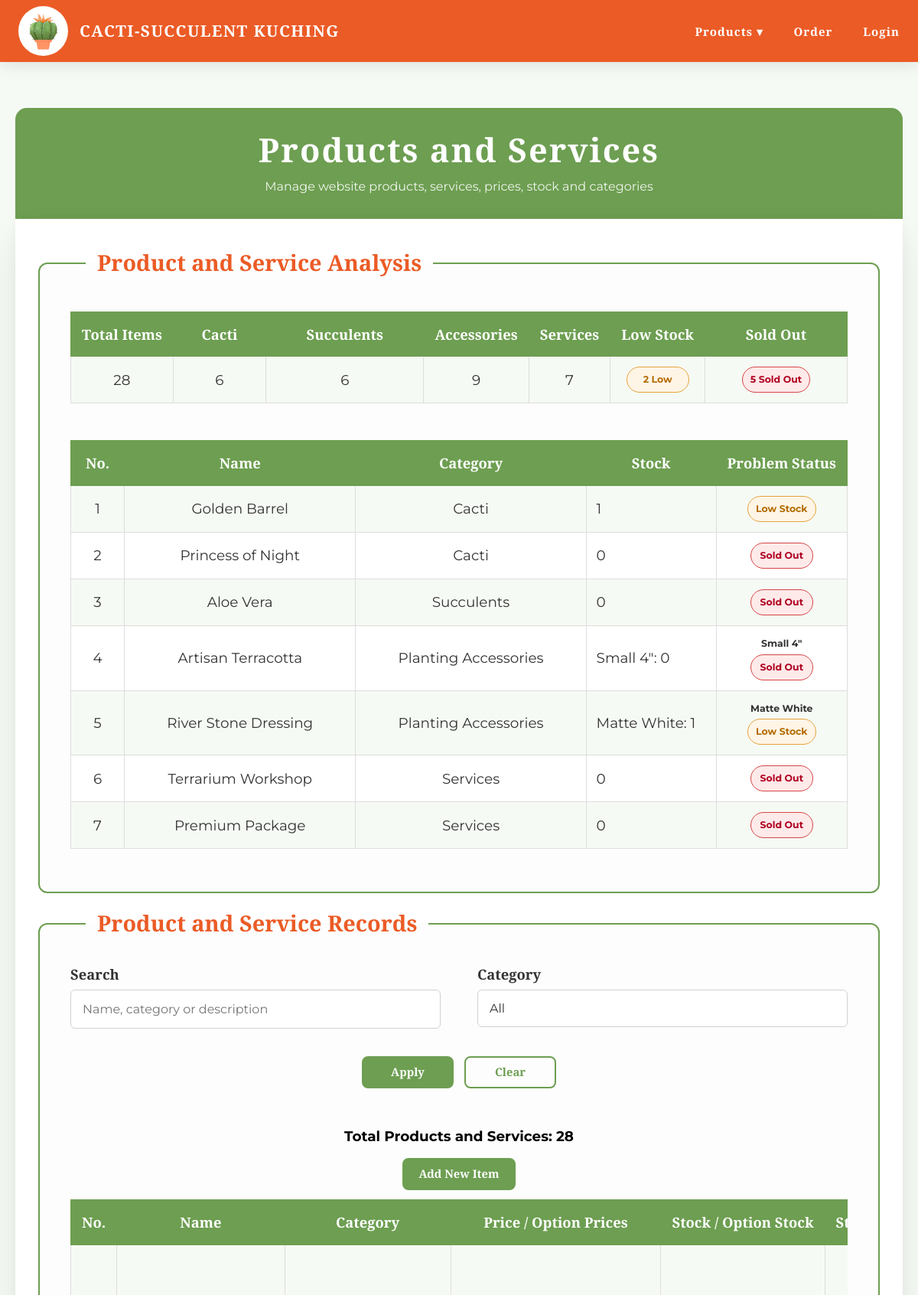
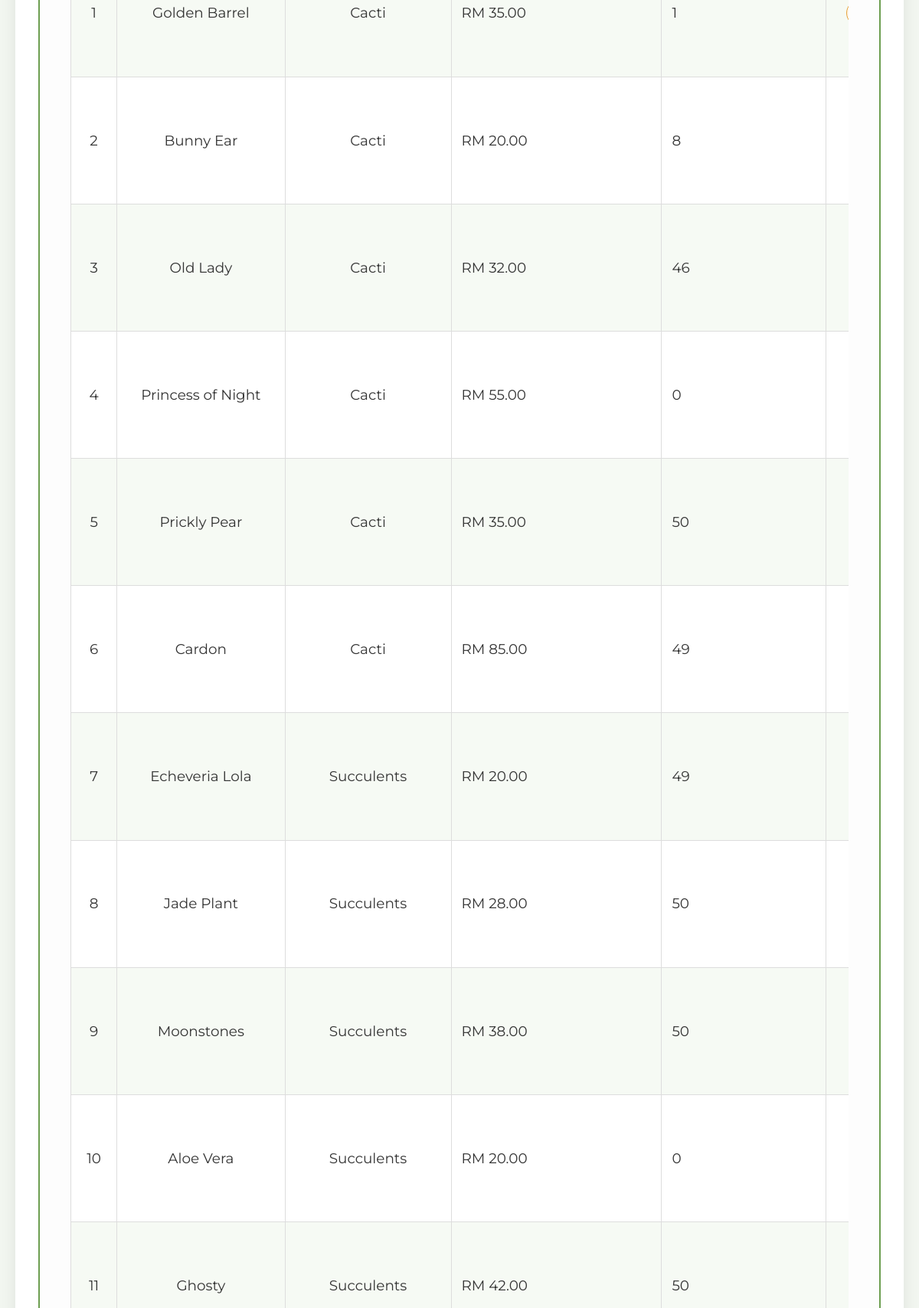
The app's page /view_product.php (signed in, upper part) with its own data (2 pictures, top to bottom).
### tables this page shows
CREATE TABLE `product` (
  `id` int(11) NOT NULL,
  `product_name` varchar(100) NOT NULL,
  `category` varchar(50) NOT NULL,
  `product_options` varchar(255) DEFAULT NULL,
  `description` text NOT NULL,
  `price` decimal(10,2) NOT NULL,
  `image_path` varchar(255) NOT NULL,
  `image_source` varchar(500) DEFAULT NULL,
  `stock_quantity` int(11) DEFAULT NULL
);

CREATE TABLE `product_option` (
  `id` int(11) NOT NULL,
  `product_id` int(11) NOT NULL,
  `option_name` varchar(100) NOT NULL,
  `option_price` decimal(10,2) NOT NULL,
  `option_stock` int(11) NOT NULL DEFAULT 50
);

### view_product.php (the view, shortened to what the rows shown need)
<?php
require_once('settings.php');
$create_option_table_sql = "
    CREATE TABLE IF NOT EXISTS product_option (
        id INT AUTO_INCREMENT PRIMARY KEY,
        product_id INT NOT NULL,
        option_name VARCHAR(100) NOT NULL,
        option_price DECIMAL(10,2) NOT NULL,
        option_stock INT NOT NULL DEFAULT 0,
        FOREIGN KEY (product_id) REFERENCES product(id) ON DELETE CASCADE
    )
";
mysqli_query($conn, $create_option_table_sql);
$filter_category = isset($_GET['category']) ? trim($_GET['category']) : "All";
$search_keyword = isset($_GET['keyword']) ? trim($_GET['keyword']) : "";
$search_like = "%" . $search_keyword . "%";
$category_order_sql = "
    CASE category
        WHEN 'Cacti' THEN 1
        WHEN 'Succulents' THEN 2
        WHEN 'Planting Accessories' THEN 3
        WHEN 'Services' THEN 4
        ELSE 5
    END
";
function get_admin_product_options($conn, $product_id) {
    $options = [];
    $sql = "SELECT option_name, option_price, option_stock
            FROM product_option
            WHERE product_id = ?
            ORDER BY id ASC";
    $stmt = mysqli_prepare($conn, $sql);
    mysqli_stmt_bind_param($stmt, "i", $product_id);
    mysqli_stmt_execute($stmt);
    $result = mysqli_stmt_get_result($stmt);
    if ($result && mysqli_num_rows($result) > 0) {
        while ($row = mysqli_fetch_assoc($result)) {
            $options[] = $row;
        }
    }
    return $options;
}
function format_admin_price_display($conn, $product_id, $price) {
    $options = get_admin_product_options($conn, $product_id);
    $price_lines = [];
    if (count($options) > 0) {
        foreach ($options as $option) {
            $price_lines[] = htmlspecialchars($option['option_name']) . ": RM " . htmlspecialchars(number_format((float)$option['option_price'], 2));
        }
        return implode("<br>", $price_lines);
    }
    return "RM " . htmlspecialchars(number_format((float)$price, 2));
}
function format_admin_stock_display($conn, $product_id, $stock_quantity) {
    $options = get_admin_product_options($conn, $product_id);
    $stock_lines = [];
    if (count($options) > 0) {
        foreach ($options as $option) {
            $stock_lines[] = htmlspecialchars($option['option_name']) . ": " . htmlspecialchars($option['option_stock']);
        }
        return implode("<br>", $stock_lines);
    }
    return htmlspecialchars($stock_quantity);
}
function format_admin_problem_stock_display($conn, $product_id, $stock_quantity) {
    $options = get_admin_product_options($conn, $product_id);
    $stock_lines = [];
    if (count($options) > 0) {
        foreach ($options as $option) {
            $option_stock = (int)$option['option_stock'];
            if ($option_stock == 0 || ($option_stock > 0 && $option_stock <= 5)) {
                $stock_lines[] = htmlspecialchars($option['option_name']) . ": " . htmlspecialchars($option_stock);
            }
        }
        if (count($stock_lines) > 0) {
            return implode("<br>", $stock_lines);
        }
        return "-";
    }
    return htmlspecialchars($stock_quantity);
}
function get_admin_stock_status_data($conn, $product_id, $stock_quantity) {
    $options = get_admin_product_options($conn, $product_id);
    $status_data = [
        "has_options" => false,
        "has_low_stock" => false,
        "has_sold_out" => false,
        "all_sold_out" => false,
        "full_status_html" => "",
        "problem_status_html" => ""
    ];
    if (count($options) > 0) {
        $status_data["has_options"] = true;
        $all_sold_out = true;
        $full_status_lines = [];
        $problem_status_lines = [];
        foreach ($options as $option) {
            $option_name = $option['option_name'];
            $option_stock = (int)$option['option_stock'];
            if ($option_stock > 0) {
                $all_sold_out = false;
            }
            if ($option_stock == 0) {
                $status_data["has_sold_out"] = true;
                $status_text = "Sold Out";
                $status_class = "admin-stock-soldout";
                $is_problem = true;
            } else if ($option_stock <= 5) {
                $status_data["has_low_stock"] = true;
                $status_text = "Low Stock";
                $status_class = "admin-stock-warning";
                $is_problem = true;
            } else {
                $status_text = "In Stock";
                $status_class = "admin-stock-normal";
                $is_problem = false;
            }
            $status_line =
                "<div class='product-option-status-line'>" .
                "<span class='product-option-status-name'>" . htmlspecialchars($option_name) . "</span>" .
                "<span class='" . htmlspecialchars($status_class) . "'>" . htmlspecialchars($status_text) . "</span>" .
                "</div>";
            $full_status_lines[] = $status_line;
            if ($is_problem) {
                $problem_status_lines[] = $status_line;
            }
        }
        $status_data["all_sold_out"] = $all_sold_out;
        $status_data["full_status_html"] = "<div class='product-option-status-list'>" . implode("", $full_status_lines) . "</div>";
        if (count($problem_status_lines) > 0) {
            $status_data["problem_status_html"] = "<div class='product-option-status-list'>" . implode("", $problem_status_lines) . "</div>";
        }
        return $status_data;
    }
    $stock_quantity = (int)$stock_quantity;
    if ($stock_quantity == 0) {
        $status_data["has_sold_out"] = true;
        $status_data["all_sold_out"] = true;
        $status_data["full_status_html"] = "<span class='admin-stock-soldout'>Sold Out</span>";
        $status_data["problem_status_html"] = "<span class='admin-stock-soldout'>Sold Out</span>";
    } else if ($stock_quantity <= 5) {
        $status_data["has_low_stock"] = true;
        $status_data["full_status_html"] = "<span class='admin-stock-warning'>Low Stock</span>";
        $status_data["problem_status_html"] = "<span class='admin-stock-warning'>Low Stock</span>";
    } else {
        $status_data["full_status_html"] = "<span class='admin-stock-normal'>In Stock</span>";
    }
    return $status_data;
}
$stock_status_sql = "SELECT id, stock_quantity FROM product";
$stock_status_result = mysqli_query($conn, $stock_status_sql);
if ($stock_status_result) {
    while ($stock_status_row = mysqli_fetch_assoc($stock_status_result)) {
        $status_data = get_admin_stock_status_data($conn, $stock_status_row['id'], $stock_status_row['stock_quantity']);
    }
}
$low_stock_items = [];
$low_stock_items_sql = "SELECT id, product_name, category, stock_quantity
                        FROM product
                        ORDER BY $category_order_sql, id ASC";
$low_stock_items_result = mysqli_query($conn, $low_stock_items_sql);
if ($low_stock_items_result) {
    while ($low_item = mysqli_fetch_assoc($low_stock_items_result)) {
        $status_data = get_admin_stock_status_data($conn, $low_item['id'], $low_item['stock_quantity']);
        if ($status_data["problem_status_html"] != "") {
            $low_item['problem_status_html'] = $status_data["problem_status_html"];
            $low_item['stock_display'] = format_admin_problem_stock_display($conn, $low_item['id'], $low_item['stock_quantity']);
            $low_stock_items[] = $low_item;
        }
    }
}
if ($filter_category == "All" && $search_keyword == "") {
    $sql = "SELECT id, product_name, category, product_options, price, stock_quantity
            FROM product
            ORDER BY $category_order_sql, id ASC";
    $result = mysqli_query($conn, $sql);
} else if ($filter_category != "All" && $search_keyword == "") {
    $sql = "SELECT id, product_name, category, product_options, price, stock_quantity
            FROM product
            WHERE category = ?
            ORDER BY id ASC";
    $stmt = mysqli_prepare($conn, $sql);
    mysqli_stmt_bind_param($stmt, "s", $filter_category);
    mysqli_stmt_execute($stmt);
    $result = mysqli_stmt_get_result($stmt);
} else if ($filter_category == "All" && $search_keyword != "") {
    $sql = "SELECT id, product_name, category, product_options, price, stock_quantity
            FROM product
            WHERE product_name LIKE ?
               OR category LIKE ?
               OR product_options LIKE ?
               OR description LIKE ?
               OR image_path LIKE ?
            ORDER BY $category_order_sql, id ASC";
    $stmt = mysqli_prepare($conn, $sql);
    mysqli_stmt_bind_param($stmt, "sssss", $search_like, $search_like, $search_like, $search_like, $search_like);
    mysqli_stmt_execute($stmt);
    $result = mysqli_stmt_get_result($stmt);
}
?>
<!DOCTYPE html>
<html lang="en">
<head>
    <link rel="stylesheet" href="styles/style.css?v=productmanage11">
    <link href="https://cdn.jsdelivr.net/npm/remixicon/fonts/remixicon.css" rel="stylesheet">
</head>
<body class="admin-page view-product-page">
    <main class="form-main">
        <div class="form-header">
            <h1>Products and Services</h1>
        </div>
        <div class="form-card">
            <fieldset class="admin-record-fieldset">
                <div class="admin-table-wrapper">
                    <table class="admin-summary-table">
                        <tr>
                            <th>Total Items</th>
                            <th>Cacti</th>
                            <th>Succulents</th>
                            <th>Accessories</th>
                            <th>Services</th>
                            <th>Low Stock</th>
                            <th>Sold Out</th>
                        </tr>
                    </table>
                </div>
                <div class="admin-table-wrapper">
                    <table class="admin-summary-table">
                        <tr>
                            <th>No.</th>
                            <th>Name</th>
                            <th>Category</th>
                            <th>Stock</th>
                            <th>Problem Status</th>
                        </tr>
                        <?php
                        if (count($low_stock_items) > 0) {
                            $low_no = 1;
                            foreach ($low_stock_items as $low_item) {
                                echo "<tr>";
                                echo "<td>" . htmlspecialchars($low_no) . "</td>";
                                echo "<td>" . htmlspecialchars($low_item['product_name']) . "</td>";
                                echo "<td>" . htmlspecialchars($low_item['category']) . "</td>";
                                echo "<td class='admin-option-price-cell'>" . $low_item['stock_display'] . "</td>";
                                echo "<td>" . $low_item['problem_status_html'] . "</td>";
                                echo "</tr>";
                                $low_no++;
                            }
                        } else {
                            echo "<tr><td colspan='5'>No low stock or sold out items.</td></tr>";
                        }
                        ?>
                    </table>
                </div>
            </fieldset>
            <fieldset class="admin-record-fieldset">
                <div class="admin-table-wrapper">
                    <table class="admin-summary-table">
                        <tr>
                            <th>No.</th>
                            <th>Name</th>
                            <th>Category</th>
                            <th>Price / Option Prices</th>
                            <th>Stock / Option Stock</th>
                            <th>Stock Status</th>
                        </tr>
                        <?php
                        $display_no = 1;
                        if ($result && mysqli_num_rows($result) > 0) {
                            while ($row = mysqli_fetch_assoc($result)) {
                                $status_data = get_admin_stock_status_data($conn, $row['id'], $row['stock_quantity']);
                                echo "<tr>";
                                echo "<td>" . htmlspecialchars($display_no) . "</td>";
                                echo "<td>" . htmlspecialchars($row['product_name']) . "</td>";
                                echo "<td>" . htmlspecialchars($row['category']) . "</td>";
                                echo "<td class='admin-option-price-cell'>" . format_admin_price_display($conn, $row['id'], $row['price']) . "</td>";
                                echo "<td class='admin-option-price-cell'>" . format_admin_stock_display($conn, $row['id'], $row['stock_quantity']) . "</td>";
                                echo "<td>" . $status_data['full_status_html'] . "</td>";
                                echo "</tr>";
                                $display_no++;
                            }
                        } else {
                            echo "<tr><td colspan='7'>No product or service records found.</td></tr>";
                        }
                        ?>
                    </table>
                </div>
            </fieldset>
        </div>
    </main>
</body>
</html>

### records on screen
product: product_name "Golden Barrel", category "Cacti", stock_display "1", price "RM 35.00", stock_quantity "1"
product: product_name "Princess of Night", category "Cacti", stock_quantity "0", price "RM 55.00"
product: product_name "Aloe Vera", category "Succulents", stock_quantity "0", price "RM 20.00"
product: product_name "Artisan Terracotta", category "Planting Accessories", stock_lines "Small 4\": 0"
product_option: option_name "Small 4\"", option_stock "Sold Out"
product: product_name "River Stone Dressing", category "Planting Accessories", stock_lines "Matte White: 1"
product_option: option_name "Matte White", option_stock "Low Stock"
product: product_name "Terrarium Workshop", category "Services", stock_quantity "0"
product: product_name "Premium Package", category "Services", stock_quantity "0"
product: product_name "Bunny Ear", category "Cacti", price "RM 20.00", stock_quantity "8"
product: product_name "Old Lady", category "Cacti", price "RM 32.00", stock_quantity "46"
product: product_name "Prickly Pear", category "Cacti", price "RM 35.00", stock_quantity "50"
product: product_name "Cardon", category "Cacti", price "RM 85.00", stock_quantity "49"
product: product_name "Echeveria Lola", category "Succulents", price "RM 20.00", stock_quantity "49"
product: product_name "Jade Plant", category "Succulents", price "RM 28.00", stock_quantity "50"
product: product_name "Moonstones", category "Succulents", price "RM 38.00", stock_quantity "50"
product: product_name "Ghosty", category "Succulents", price "RM 42.00", stock_quantity "50"

### other values on screen
$total_items "28"
$total_cacti "6"
$total_succulents "6"
$total_accessories "9"
$total_services "7"
$low_stock_count "2"
$sold_out_count "5"
$total_records "28"
form field category "All"
